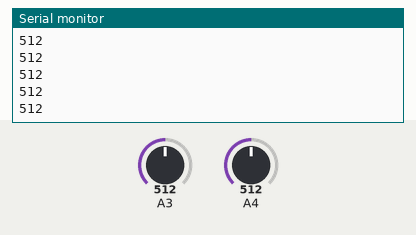
This sketch was run on a simulated Arduino Uno, built with avr-gcc and run on an emulated ATmega328P. Parts: the last lines printed to the serial monitor. The test bench sets the inputs (shaded band); at power-on: A3 = 512, A4 = 512. No radio packets arrive unless stated.

Above: at 1.2 s.
1.3 s: A3 set to 716
At 1.9 s:
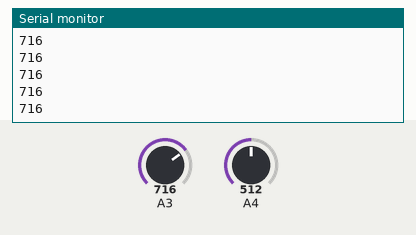
2.8 s: A3 set to 900
At 3.4 s:
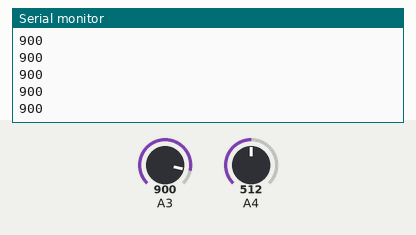
Timing chart, 0 to 5.8 s (numbered marks = the images above; inputs shaded):
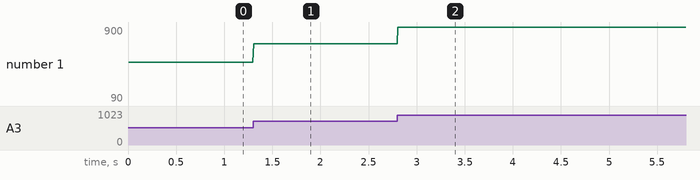

Measured:
- after the input at 1.3 s, the serial monitor: prints a new line at once (image 1)
- after the input at 2.8 s, the serial monitor: prints a new line at once (image 2)
- plotted number 1: 512 → 716 after the input at 1.3 s, 716 → 90 after the input at 2.8 s

The sketch:

MandoDerecha.ino
```cpp
#include <SPI.h>
#include "RF24.h"

const int NRF24_CE_PIN = 9;  // Pin CE del NRF24
const int NRF24_CS_PIN = 10; // Pin CS del NRF24

RF24 radio(NRF24_CE_PIN, NRF24_CS_PIN); // Crea la radio

/**
 * TUBERÍA DE COMUNICACIÓN
 *
 * Una tubería de comunicación es un enlace entre dos radios.
 *
 * Cada tubería se identifica con una combinación de 6 bytes
 * que debe ser diferente entre distintas tuberías. Esta
 * combinación se escribe en hexadecimal por claridad (a todo
 * buen programador le es más claro el hexadecimal cuando
 * hablamos de bytes, así que ya te puedes acostumbrar).
 *
 * Para comunicar dos radios, una envía datos por la tubería
 * mientras otra escucha. Ambas en la misma tubería.
 *
 * Donde dice "tuberia1" puedes ponerle el nombre que quieras.
 */
byte tuberia1[6] = {0x00, 0x00, 0x00, 0x00, 0x00, 0x00};
//byte tuberia2[6] = {0x00, 0x00, 0x00, 0x00, 0x00, 0x01};

char mano_DERecha_mensaje = 0;

int sensorflexibleCORAZONDER=0;
int sensorflexiblePULGARDER=0;

const int dedopulgarDER=30;
const int dedocorazonDER=150;

int manoDERavanza=0;
int manoDERretrocede=0;
int manoDERparado=0;

int mano_DER_parado() {
  sensorflexibleCORAZONDER = analogRead(A4);
  sensorflexiblePULGARDER = analogRead(A3);
  if(sensorflexibleCORAZONDER > dedocorazonDER ) {
    manoDERparado=1;
  }
  return 0;
}
int mano_DER_retrocede() {
  sensorflexibleCORAZONDER = analogRead(A4);
  sensorflexiblePULGARDER = analogRead(A3);
  if(sensorflexiblePULGARDER > dedopulgarDER) {
    manoDERretrocede=1;
  }
  return 0;
}
int mano_DER_avanza () {
  sensorflexibleCORAZONDER = analogRead(A4);
  sensorflexiblePULGARDER = analogRead(A3);
  if((sensorflexibleCORAZONDER < dedocorazonDER )&(sensorflexiblePULGARDER < dedopulgarDER)) {
    manoDERavanza=1;
  }
  return 0;
}
void setup() {
  Serial.begin(9600);
  radio.begin(); // Inicializa la radio

  /**
   * Potencia de la radio
   * RF24_PA_LOW: Mínimo.
   */
  radio.setPALevel(RF24_PA_LOW);

  /**
   * Una tubería solo puede abrirse para leer o escribir, no
   * se puede leer y escribir en la misma tubería. Para ello
   * debes crear más tuberías.
   */
  radio.openWritingPipe(tuberia1);
}

void loop() {
  sensorflexibleCORAZONDER = analogRead(A4);
  sensorflexiblePULGARDER = analogRead(A3);
  mano_DER_parado();
  mano_DER_retrocede();
  mano_DER_avanza();
  if(manoDERretrocede==1) {
    mano_DERecha_mensaje='R';
  }
  if(manoDERavanza==1) {
    mano_DERecha_mensaje='A';
  }
  if(manoDERparado==1) {
    mano_DERecha_mensaje='S';
  }
  radio.write(&mano_DERecha_mensaje, sizeof(char));
  Serial.println(sensorflexiblePULGARDER);
  manoDERparado=0;
  manoDERretrocede=0;
  manoDERavanza=0;
  delay(5);
}
```
